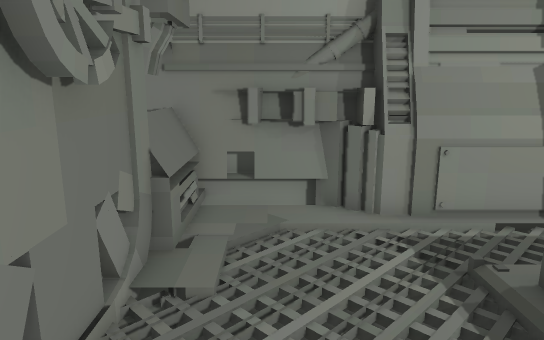
view 1 (above)

12 first-person views from a walk through a 3-D level made in the Godot game engine. The camera is 1.5 m above the floor, tilts 12° down and sees 70° across. The floor is counted in squares, 0.5 m on a side. Each view is taken from the middle of a square. On the plan, view 1 faces up. The plan holds only what a view shows up to about 20 squares ahead; the rest is blank. The place goes on beyond the plan. Some surface patterns are stand-ins.

view 2
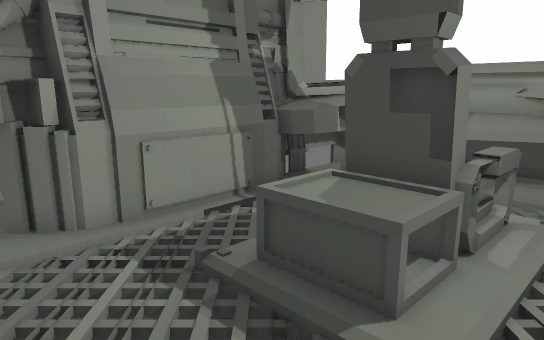

view 3
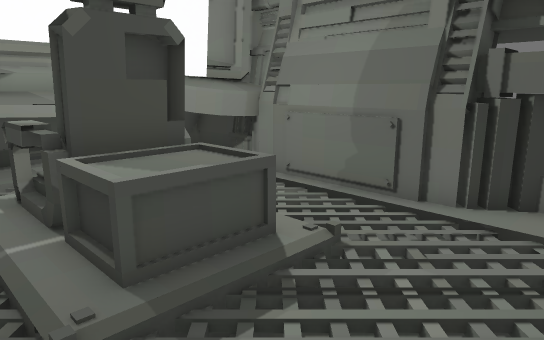

view 4
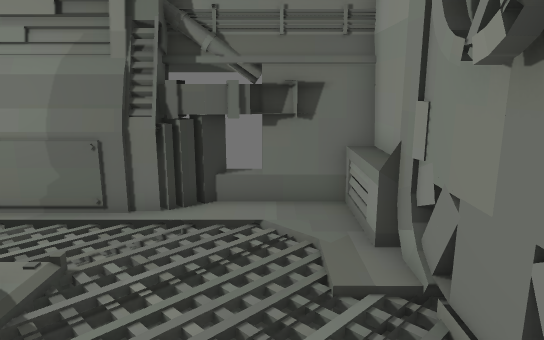

view 5
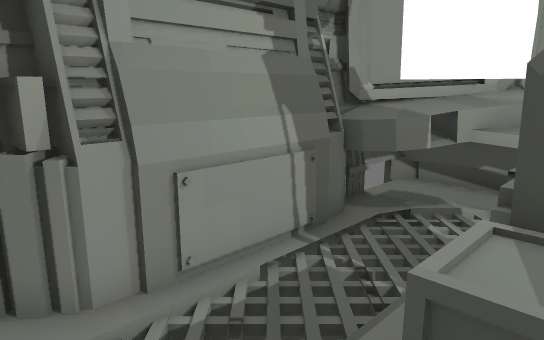

view 6
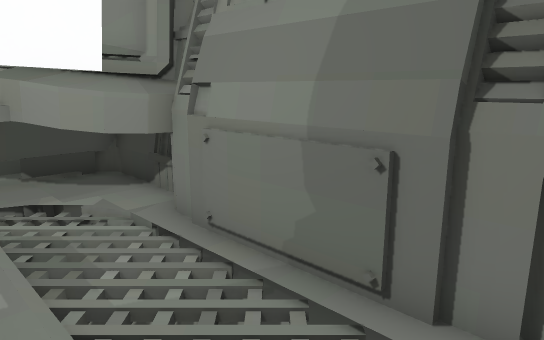

view 7
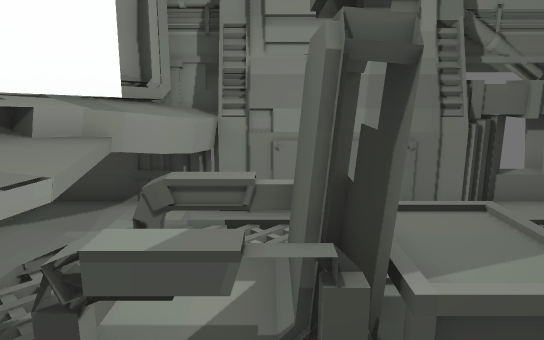

view 8
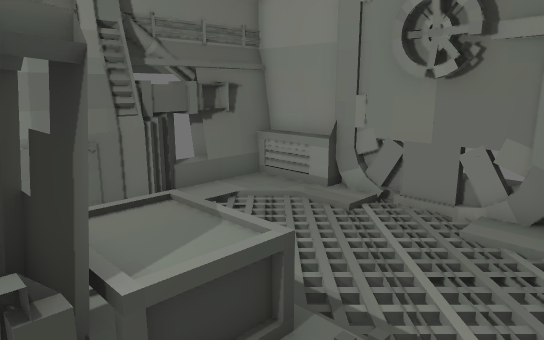

view 9
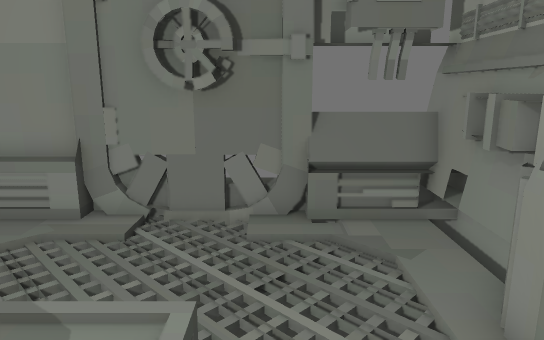

view 10
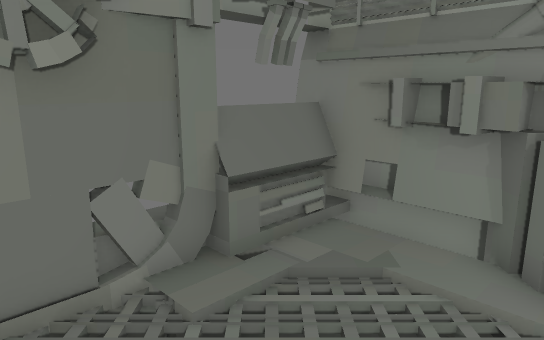

view 11
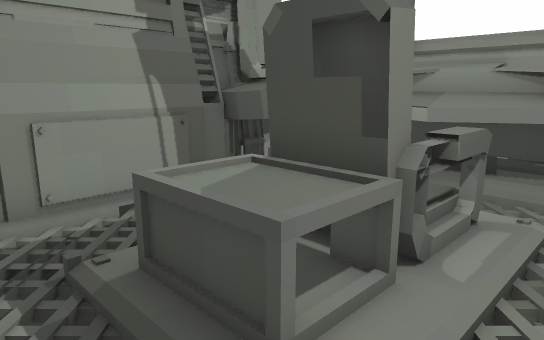

view 12
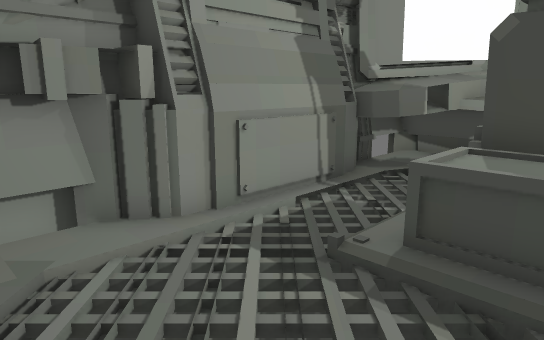

### Floor plan
Key: @ floor where view 1 was taken; # wall or solid block; . floor; / step, stairs or slope; D closed door; = window, fence, low wall or low ledge; ^ raised ledge; T table; M monitor; O other object.
Columns run from 3 left of view 1 to 11 right of it. Each row starts with its distance up from view 1.
 11  ##
 10 ###O ##    ##M
  9 #=..########^OM
  8 #=.////////#^#
  7 ##///////////^#
  6 #D/////////  ^^
  5  D/////TT#^^^^^
  4  D/////TT#^^^^^
  3  D/////TT#^^^^^
  2  D///////////^^
  1  #//////////^##
  0  #.@///=====^^
 -1  ###########^MM
 -2            ##M
 -3            ##

Positions as (right, up) in squares from view 1, and headings:
1: (0, 0), facing up
2: (0, 1), facing up-right
3: (0, 7), facing down-right
4: (0, 8), facing down
5: (1, 4), facing up-right
6: (2, 3), facing down-right
7: (7, 8), facing down
8: (7, 8), facing down-left
9: (7, 6), facing left
10: (3, 3), facing up-left
11: (2, 1), facing up-right
12: (-1, 3), facing up-right
